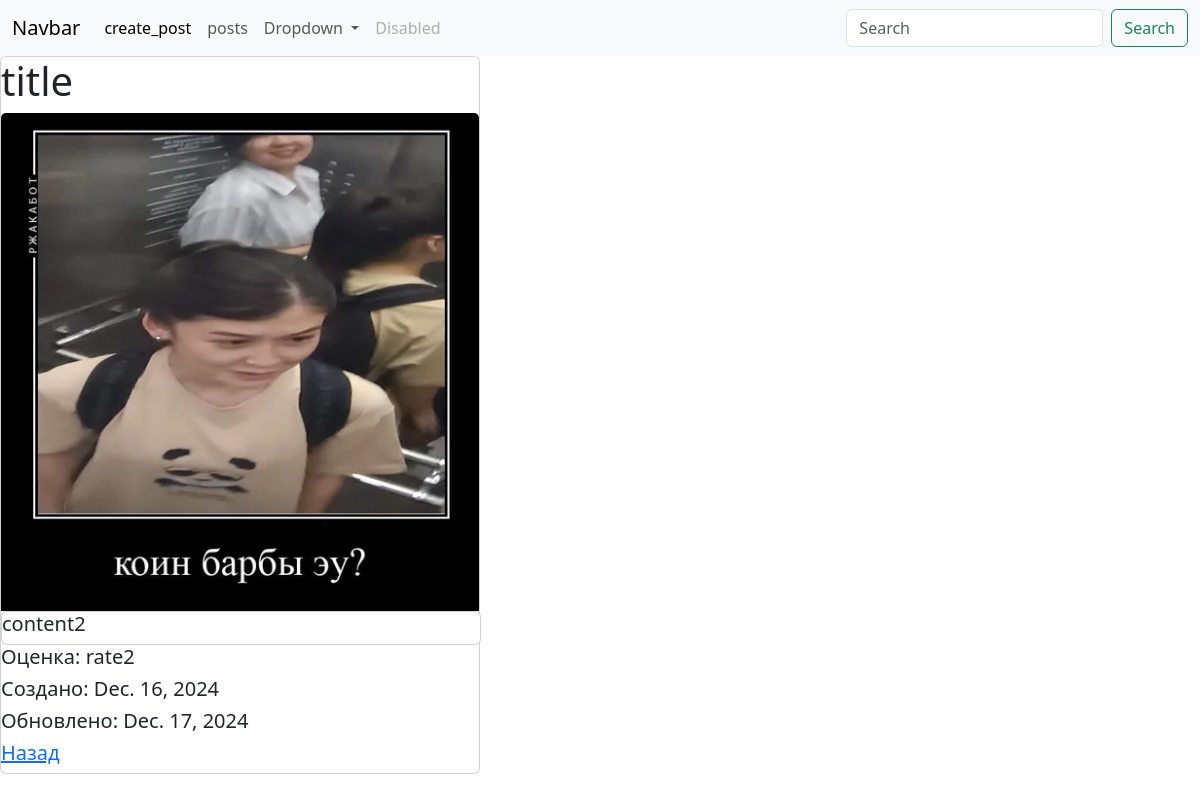
/post_detail/5/, run on an earlier commit of the app's database.
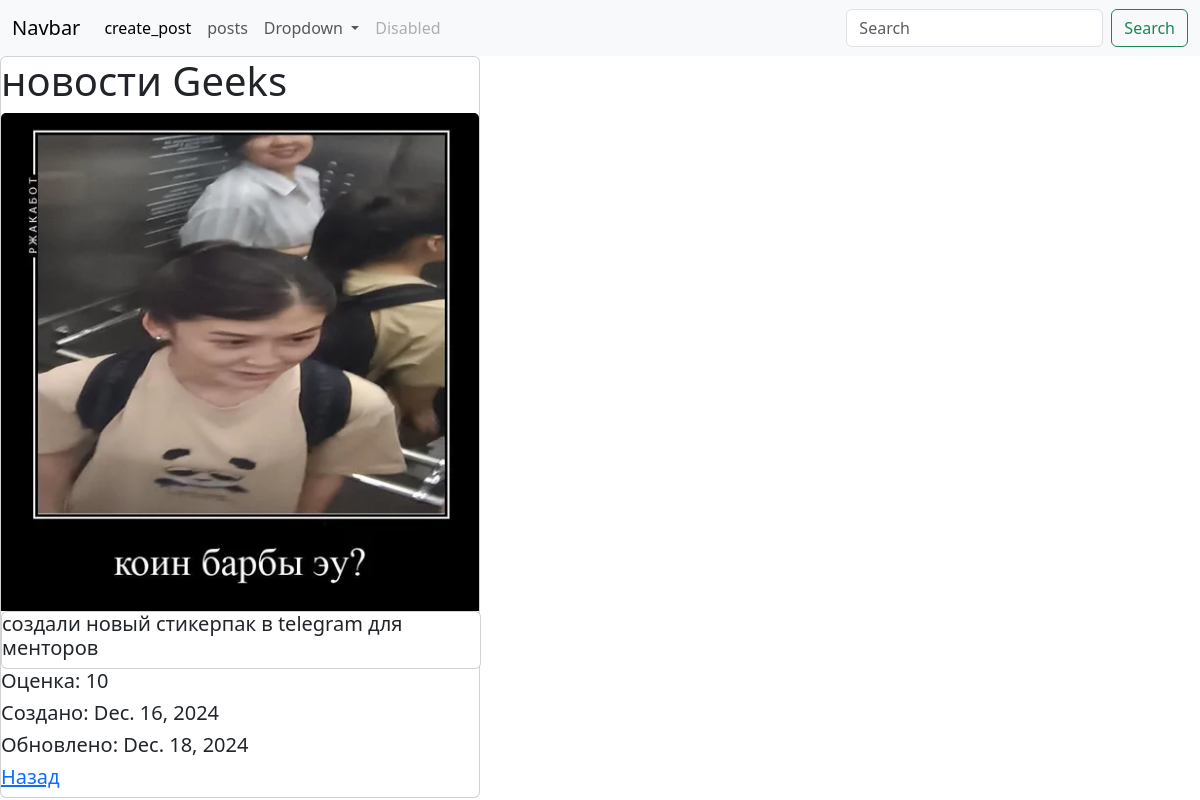
And on a later commit of the database.
### posts/models.py (models this page shows, shortened)
class Post(models.Model):
    category = models.ForeignKey(Category, models.CASCADE, null=True, blank=True)
    tag = models.ManyToManyField(Tag, blank=True, null=True)
    title = models.CharField(max_length=100)
    content = models.CharField(max_length=100)
    rate = models.CharField(max_length=100, null=True,blank=True)
    create_at = models.DateField(auto_now_add=True)
    update_at = models.DateField(auto_now=True)
    image = models.ImageField(null=True, blank=True)

### posts/views.py (the view)
# urls.py: path('post_detail/<int:id>/', detail_view),
def detail_view(request, id):
    post = Post.objects.get(id=id)
    return render(request, "posts/post_detail.html", context={"post" : post})

### posts/templates/posts/post_detail.html (shortened to what this page needs)
{% extends 'main.html' %}
{% block content %}
<div>
    <!DOCTYPE html>
<html lang="ru">
<head>
</head>
<body>
    <div class="card" style="width: 30rem;">
    <h1>{{ post.title }}</h1>
    {% if post.image %}
    <img src='{{post.image.url}}' class="card-img-top" alt="...">
    {% else %}
    <img src="/static/place_holder.jpg" class="card-img-top" alt="...">
    {% endif %}
        <div class="card" style="width: 30rem;">
            <h5>{{ post.content }}</h5>
        </div>
    <h5>Оценка: {{ post.rate }}</h5>
    <h5>Создано: {{ post.create_at }}</h5>
    <h5>Обновлено: {{ post.update_at }}</h5>
    <h5>
    <a href="/list_view/">Назад</a>
    </h5>
    </div>
</body>
</html>
</div>
{% endblock %}

What changed in the data, as far as the page shows it:
changed Post: title "title" → "новости Geeks"; content "content2" → "создали новый стикерпак в telegram для менторов"; rate "rate2" → "10"; update_at "Dec. 17, 2024" → "Dec. 18, 2024"
